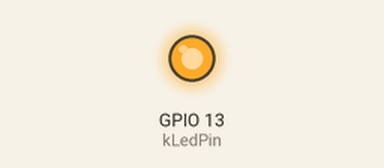
Simulated run of this sketch. Board: ESP32. Shown: output pins drawn as LEDs (lit = HIGH). EEPROM starts erased.

Above: at 0.1 s.
At 1.4 s:
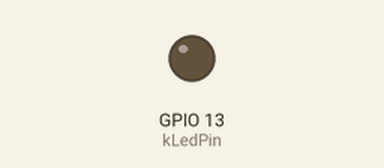
Timing chart, 0 to 2.9 s (numbered marks = the images above):
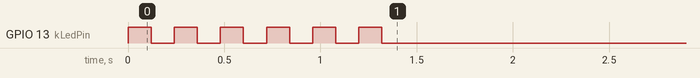

The sketch:

GardenMoistureQuickReprovision.ino
```cpp
#include <Arduino.h>
#include <Preferences.h>

namespace {
const char* kNamespace = "blynk";
const uint8_t kLedPin = 13;
}

void setup() {
  pinMode(kLedPin, OUTPUT);
  digitalWrite(kLedPin, LOW);

  Preferences prefs;
  bool cleared = false;
  if (prefs.begin(kNamespace, false)) {
    cleared = prefs.clear();
    prefs.end();
  }

  for (int i = 0; i < (cleared ? 6 : 2); ++i) {
    digitalWrite(kLedPin, HIGH);
    delay(120);
    digitalWrite(kLedPin, LOW);
    delay(120);
  }
}

void loop() {
}
```
